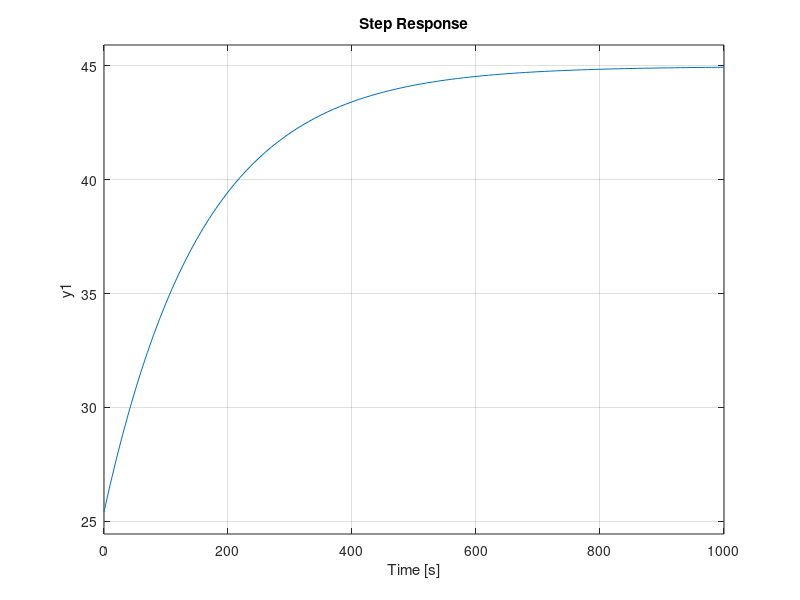

MATLAB code for this plot:
clc;clear all; close all;
s= tf('s');

%% LGR
%            1
% -----------------------
% s (s+2) (s^2 + 8s + 25)

G = (19.55/((158*s)+1))+ 25.42;
step(G);